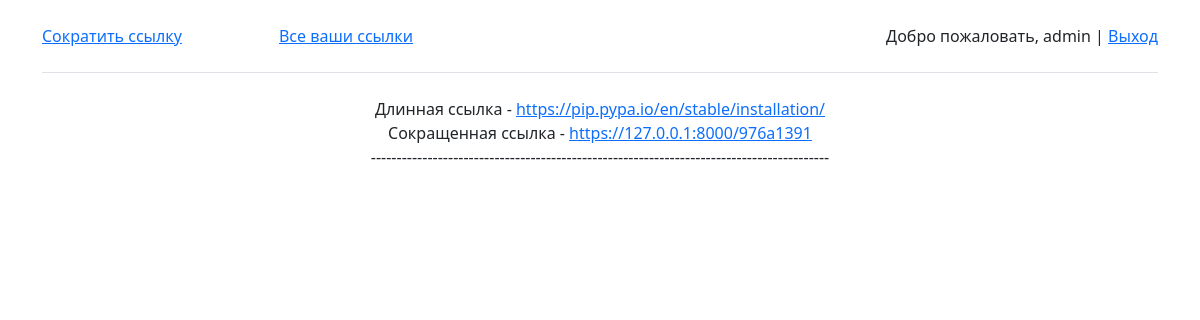
The page /show/ (signed in) on the database as committed earlier.
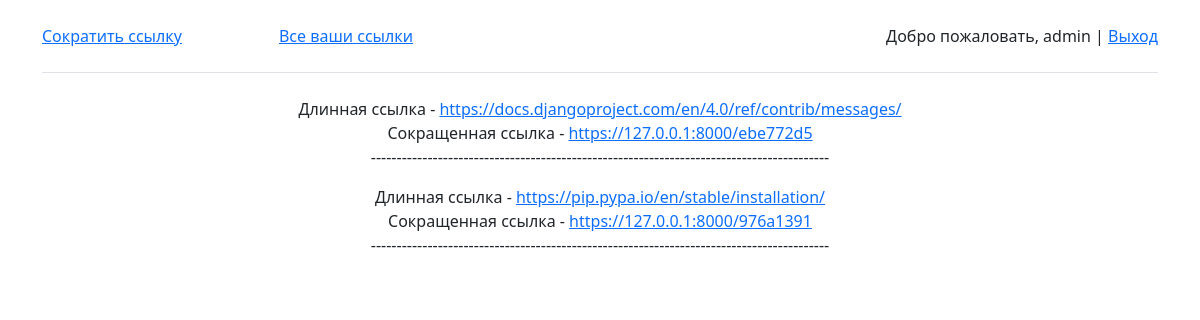
The same page on the database as committed later.
### app/models.py (models this page shows, shortened)
class Link(models.Model):
    author = models.ForeignKey(User, on_delete=models.CASCADE, null=True)
    link = models.URLField(max_length=1000)
    shortlink = models.URLField(max_length=1000)

### app/views.py (the view)
# urls.py: path('show/', show, name='show'),
def show(request):
    current_user = request.user.id
    links = Link.objects.filter(author=current_user)
    if request.user.is_authenticated:
        return render(request, 'app/show.html', {"links": links})
    else:
        return render(request, 'app/show.html', {'message': message()})

### app/templates/app/show.html (shortened to what this page needs)
{% extends "app/basic.html" %}
{% block content %}
{% if message %}
    <b>{{ message }}</b>
{% else %}
{% for link in links %}
    Длинная ссылка - <a href="{{ link.link }}"> {{ link.link }} </a><br>
    Сокращенная ссылка - <a href="{{ link.link }}"> {{ link.shortlink }} </a>
    <p> ----------------------------------------------------------------------------------------- </p>
{% endfor %}
{% endif %}
{% endblock %}

### app/templates/app/basic.html (shortened to what this page needs)
<!DOCTYPE html>
<html lang="en">
<head>
    <link href="https://cdn.jsdelivr.net/npm/bootstrap@5.0.2/dist/css/bootstrap.min.css" rel="stylesheet">
</head>
<body>
<div class="container">
    <header class="d-flex flex-wrap align-items-center justify-content-center justify-content-md-between py-3 mb-4 border-bottom">
    <a href="{% url 'create' %}">Сократить ссылку</a>
    <a href="{% url 'show' %}">Все ваши ссылки</a>
      <a href="/" class="d-flex align-items-center col-md-3 mb-2 mb-md-0 text-dark text-decoration-none">
        <svg class="bi me-2" width="40" height="32" role="img" aria-label="Bootstrap"><use xlink:href="#bootstrap"></use></svg>
      </a>
        <span class="navbar-text">
            {% if request.user.is_authenticated %}
            Добро пожаловать, {{ user.username }} | <a href="{% url 'logout' %}">Выход</a>
            {% else %}
            <a href="{% url 'register' %}">Register</a> | <a href="{% url 'login' %}">Login</a>
            {% endif %}
        </span>
    </header>
</div>
<div class="container themed-container text-center">
    {% block content %}
    {% endblock %}
</div>
</body>
</html>

Rows that differ between the two databases and show on the page:
added Link: link "https://docs.djangoproject.com/en/4.0/ref/contrib/messages/", shortlink "https://127.0.0.1:8000/ebe772d5"
